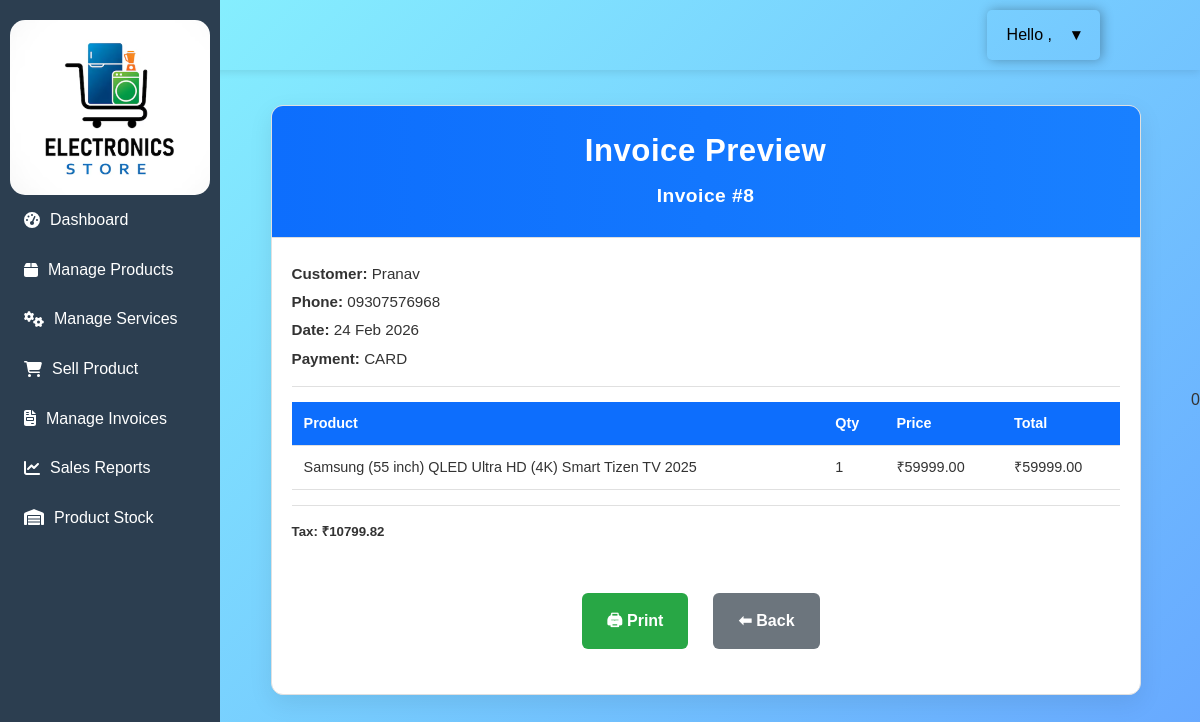
/invoice/view/8/, run on the app's committed database.
### core/models.py (models this page shows, shortened)
class Invoice(models.Model):
    In_id = models.AutoField(primary_key=True)
    customer = models.ForeignKey(Customer, on_delete=models.CASCADE)
    issued_date = models.DateTimeField(default=timezone.now)
    payment_method = models.CharField(max_length=20)
    total_amount = models.DecimalField(max_digits=10, decimal_places=2, default=0.00)
    tax_amount = models.DecimalField(max_digits=10, decimal_places=2, default=0.00)

class Customer(models.Model):
    c_id = models.AutoField(primary_key=True)
    u_name = models.CharField(max_length=20)
    password = models.CharField(max_length=128)
    email = models.EmailField(max_length=100)
    address = models.CharField(max_length=150)
    phone_no = models.CharField(max_length=15)

class InvoiceItem(models.Model):
    invoice = models.ForeignKey(Invoice, on_delete=models.CASCADE, related_name="items")
    product = models.ForeignKey(Product, on_delete=models.CASCADE)
    quantity = models.IntegerField()
    price = models.DecimalField(max_digits=10, decimal_places=2)
    warranty = models.IntegerField(default=0)   # months
    total = models.DecimalField(max_digits=10, decimal_places=2)

class Product(models.Model):
    shop_owner = models.ForeignKey(
        ShopOwner,
        on_delete=models.CASCADE,
        null=True,
        blank=True
    )
    category = models.ForeignKey(Category, on_delete=models.CASCADE, related_name='products')
    p_id = models.AutoField(primary_key=True)
    p_name = models.CharField(max_length=100)
    price = models.DecimalField(max_digits=10, decimal_places=2)
    tax_amount = models.DecimalField(max_digits=10, decimal_places=2, default=0.00, help_text="Tax amount for the product")
    warranty = models.IntegerField(help_text="Warranty in months")
    description = models.TextField(blank=True, null=True, help_text="More Product details")
    quantity = models.PositiveIntegerField(default=1)
    stock = models.IntegerField(
        default=0,
        validators=[MinValueValidator(0)],
        help_text="Number of units in stock. Must be zero or positive."
    )

### core/views.py (the view)
# urls.py: path('invoice/view/<int:id>/', views.invoice_preview, name='invoice_preview'),
def invoice_preview(request, id):
    invoice = get_object_or_404(Invoice, In_id=id)
    return render(request, 'core/owner/Invoice/invoice_preview.html', {
        'invoice': invoice
    })

### core/views.py (called while the page is built)
def shopowner_context(request):
    owner = None
    if request.session.get('shopowner_id'):
        owner = ShopOwner.objects.filter(
            sw_id=request.session['shopowner_id']
        ).first()
    return {
        'shopowner': owner
    }

### core/templates/core/owner/Invoice/invoice_preview.html
{% extends 'core/base.html' %} {% load static %} {% block content %}
<link rel="stylesheet" href="{% static 'core/css/invoice_preview.css' %}" />
<div class="invoice-wrapper">
  <div class="invoice-card">
    <div class="invoice-header">
      <h2>Invoice Preview</h2>
      <h4 >Invoice #{{ invoice.In_id }}</h4>
    </div>
    <div class="p-4">
      <p><b>Customer:</b> {{ invoice.customer.u_name }}</p>
      <p><b>Phone:</b> {{ invoice.customer.phone_no }}</p>
      <p><b>Date:</b> {{ invoice.issued_date|date:"d M Y" }}</p>
      <p><b>Payment:</b> {{ invoice.payment_method }}</p>
      <hr />
      <table class="invoice-table">
        <thead>
          <tr>
            <th>Product</th>
            <th>Qty</th>
            <th>Price</th>
            <th>Total</th>
          </tr>
        </thead>
        <tbody>
          {% for item in invoice.items.all %}
          <tr>
            <td>{{ item.product.p_name }}</td>
            <td>{{ item.quantity }}</td>
            <td>₹{{ item.price }}</td>
            <td>₹{{ item.total }}</td>
          </tr>
          {% endfor %}
        </tbody>
      </table>
      <hr />
      <h5>Tax: ₹{{ invoice.tax_amount }}</h5>
      <h4>Total: ₹{{ invoice.total_amount }}</h4>
      <div class="mt-4">
        <a
          href="{% url 'print_invoice' invoice.In_id %}"
          class="btn btn-success"
        >
          🖨 Print
        </a>
        <a href="{% url 'invoice_list' %}" class="btn btn-secondary">
          ⬅ Back
        </a>
      </div>
    </div>
  </div>
</div>
{% endblock %}

### core/static/core/css/style.css (style rules this page uses)
* { margin: 0; padding: 0; box-sizing: border-box; }
body { font-family: 'Segoe UI', Tahoma, Geneva, Verdana, sans-serif; background-color: #f5f7fa; color: #333; line-height: 1.6; }

### core/static/core/css/login.css (style rules this page uses)
body { font-family: "Segoe UI", Tahoma, Geneva, Verdana, sans-serif; background: linear-gradient(135deg, #89f7fe 0%, #66a6ff 100%); min-height: 100vh; margin: 0; display: flex; align-items: center; justify-content: center; }

### core/static/core/css/base.css (style rules this page uses)
body { display: flex; margin: 0; font-family: Arial, sans-serif; }

### core/static/core/css/invoice_preview.css (style rules this page uses)
.invoice-wrapper { max-width: 900px; margin: 40px auto; padding: 15px; font-family: 'Poppins', sans-serif; color: #333; }
.invoice-card { background: #fff; border-radius: 12px; box-shadow: 0 8px 25px rgba(0, 0, 0, 0.08); overflow: hidden; border: 1px solid #e0e0e0; }
.invoice-header { background: linear-gradient(90deg, #0d6efd, #1980ff); color: #fff; padding: 20px; text-align: center; font-weight: 600; font-size: 1.3rem; letter-spacing: 0.5px; border-bottom: 1px solid #ddd; }
.invoice-card .p-4 { padding: 20px; }
.invoice-card p { font-size: 0.95rem; margin: 4px 0; }
.invoice-card hr { margin: 15px 0; border: none; border-top: 1px solid #e0e0e0; }
.invoice-table { width: 100%; border-collapse: collapse; margin-top: 15px; margin-bottom: 15px; font-size: 0.9rem; }
.invoice-table thead { background-color: #0d6efd; color: #fff; }
.invoice-table th, .invoice-table td { padding: 10px 12px; text-align: left; border-bottom: 1px solid #e0e0e0; }
h5, h4 { margin: 5px 0; font-weight: 600; }
h4 { font-size: 1.2rem; color: #ffffff; }
.mt-4 { display: flex; gap: 15px; flex-wrap: wrap; margin-bottom: 25px; justify-content: center; }
.btn { display: inline-block; padding: 15px 25px; font-size: 16px; font-weight: bold; border-radius: 6px; text-decoration: none; margin-right: 10px; margin-top: 10px; transition: 0.3s; color: #fff; }
.btn-success { background-color: #28a745; }
.btn-secondary { background-color: #6c757d; }

### data on the page
Invoice: In_id "8", customer.u_name "Pranav", customer.phone_no "09307576968", issued_date "24 Feb 2026", payment_method "CARD", tax_amount "10799.82"
InvoiceItem: product.p_name "Samsung (55 inch) QLED Ultra HD (4K) Smart Tizen TV 2025", quantity "1", price "59999.00", total "59999.00"
